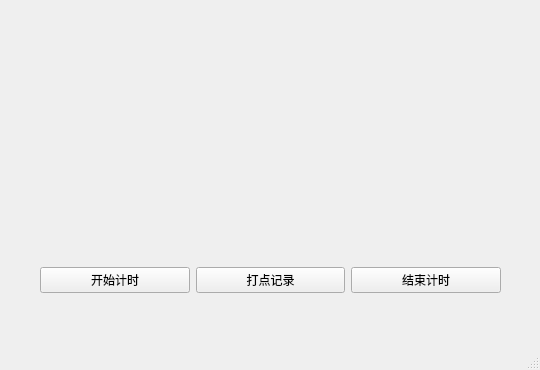
<?xml version="1.0" encoding="UTF-8"?>
<ui version="4.0">
 <class>MainWindow</class>
 <widget class="QMainWindow" name="MainWindow">
  <property name="geometry">
   <rect>
    <x>0</x>
    <y>0</y>
    <width>540</width>
    <height>370</height>
   </rect>
  </property>
  <property name="windowTitle">
   <string>MainWindow</string>
  </property>
  <widget class="QWidget" name="centralwidget">
   <widget class="QWidget" name="gridLayoutWidget">
    <property name="geometry">
     <rect>
      <x>40</x>
      <y>240</y>
      <width>461</width>
      <height>80</height>
     </rect>
    </property>
    <layout class="QGridLayout" name="gridLayout">
     <item row="0" column="1">
      <widget class="QPushButton" name="pointButton">
       <property name="text">
        <string>打点记录</string>
       </property>
      </widget>
     </item>
     <item row="0" column="0">
      <widget class="QPushButton" name="startButton">
       <property name="text">
        <string>开始计时</string>
       </property>
      </widget>
     </item>
     <item row="0" column="2">
      <widget class="QPushButton" name="endButton">
       <property name="text">
        <string>结束计时</string>
       </property>
      </widget>
     </item>
    </layout>
   </widget>
  </widget>
  <widget class="QMenuBar" name="menubar">
   <property name="geometry">
    <rect>
     <x>0</x>
     <y>0</y>
     <width>540</width>
     <height>22</height>
    </rect>
   </property>
  </widget>
  <widget class="QStatusBar" name="statusbar"/>
 </widget>
 <resources/>
 <connections/>
</ui>
